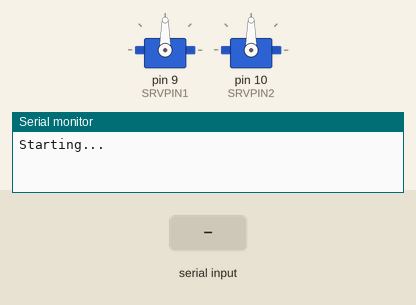
This sketch was run on a simulated Arduino Uno, built with avr-gcc and run on an emulated ATmega328P. On the bench: 2 × servo, the last lines printed to the serial monitor. Inputs (shaded band) come from the test bench. Random numbers use the default seed unless the sketch sets one.

Above: at 1.2 s.
1.3 s: "90 45 200\n" received over Serial
At 1.6 s:
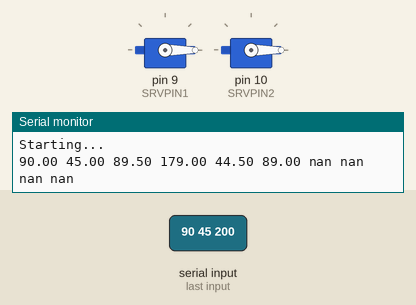
2.8 s: "?\n" received over Serial
Timing chart, 0 to 5.8 s (numbered marks = the images above; inputs shaded):
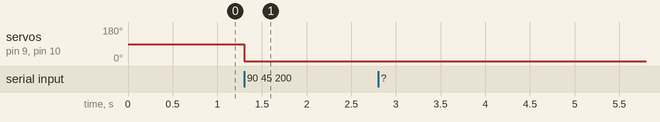

Measured:
- after the input at 1.3 s, servo on pin 9 (SRVPIN1), servo on pin 10 (SRVPIN2): 90° → 0° at once

The sketch:

TrackNN.ino
```cpp
/*
* Tracking with 2 servos (Pan, Tilt) drived by a Neural Network acting as Fuzzy Controller.
* Servo 1 on pin 9
* Servo 2 on pin 10
* Center coordinates from computer camera; coordinates recived by USB serial port.
* Format of commands (characters) via serial port (9600 bauds) :
*                      0.nnn 0.nnn /n
* where 0.nnn:x coordinate and 0.nnn:y coordinate
*  or
*                          ? /n
* just replays with sketch name itsMe() function
*/
#include <Servo.h>  // servo library
#define SRVPIN1 9   // pin for servo 1
#define SRVPIN2 10  // pin for servo 2
#define bauds 57600  // serial speed

#include "NNet.h"   // Neural Networks library for Arduino

/* Neural Network definition */
char* netdef=
"L0 2 "                      // input layer: 2 nodes
"L1 2 NodeTanh "             // first layer: 2 nodes with Tanh as activation function
"HLW0 0.0031 -2.0110 "       // weights from input layer to first layer (to node 0)
"HLW1 -2.0180 0.0037 "       //    "                                    (to node 1)
"L2 1 NodeLin "              // output layer: 1 node with Linear activation function
"OLW0 -0.5035 -0.5028 "      // weights from first layer to output node
;

NNet nncontrol(netdef);      // NN instance

char EL=10;       // line-feed
char CR=13;        // cariage return
char buff[64];    // receiving buffer

Servo sw1;        // two servo object (Pan)
Servo sw2;        // two servo object (Tilt)

float val1,val2;  // buffer for input fron serial

float g=1;        // scale factor for controller output (degree variation)
float df=1;
float a=1;
float b=1;

boolean fservo=true;

//constraints for pan and tilt
float minx=20;
float maxx=160;
float miny=20;
float maxy=160;

//buffers
float ex,ey,dex,dey;
float oldex,oldey;
float dax, day;
float ix,iy;

//angles (degree)
float angx=90;
float angy=90;

void setup() {
  sw1.attach(SRVPIN1);   // init servo 1
  sw2.attach(SRVPIN2);   // init servo 2
  reset();               // initial position 90° 90°
  Serial.begin(bauds);   // init serial
  Serial.println("Starting...");
}

void loop()
{
  if (Serial.available()>0)     // if something in buffer read it
  {
    int n=Serial.readBytesUntil(EL,buff,32); // read record
    buff[n]=0;
    if(n>0) decode();
  }
}

void decode()                   // decode first character or basic command
{
  if (buff[0]=='?') {itsMe();return;}       // display sketch name
  if (buff[0]=='r') {reset();return;}       // reset buffers
  if (buff[0]=='s') {servonoff();return;}   // on/off servos
// basic command: face positions x y
  char* p;
  p=strtok(buff," ");val1=(float)atof(p);     // x (centre)
  p=strtok(NULL," ");val2=(float)atof(p);     // y (centre)
  NNControl(val1,val2);                       // NN controller
}

void itsMe()                    // Routine to identify sketch in memory
{                               // It replies with file name without extension
  char name[]=__FILE__;
  char* c=strchr(name,'.');
  if (c != NULL) *c='\0';
  Serial.println(name);
}

void reset()
{
  angx=sw1.read();
  angy=sw2.read();
  moveToAngle(90, 90);
  ex=0;ey=0;oldex=0;oldey=0;
}

void servonoff()
{
  if (fservo) fservo=false;
  else fservo=true;
}

//buffer for input-output controller
float binx[2];   // from -1 to 1
float boux[1];   // from -1 to 1
float biny[2];   // from -1 to 1
float bouy[1];   // from -1 to 1

void NNControl(float x,float y)
//x,y center normalized coordinates (0 to 1)
{
  ix=(x-0.5)*1;  //from -1 to 1
  iy=(y-0.5)*1;  //from -1 to 1
  ex=ix;
  ey=iy;
  dex=(ex-oldex)*2; //amplify variations
  dey=(ey-oldey)*2;
  binx[0]=ex;
  binx[1]=dex;
  nncontrol.forw(binx,boux);
  biny[0]=ey;
  biny[1]=dey;
  nncontrol.forw(biny,bouy);
  float ax=-boux[0]*g;
  float ay=-bouy[0]*g;
  dax=ax;
  day=ay;
  cmdSetAngle(dax,day);
  oldex=ex;
  oldey=ey;
  float repv[]={x,y,ex,dex,ey,dey,dax,day,angx,angy};
  reply(repv,10);
}

void cmdSetAngle(float gx,float gy)
{
  angx=checkMarginx(angx+gx);
  angy=checkMarginy(angy+gy);
  if (fservo)
  {
   sw1.write(round(angx));             // pan
   sw2.write(round(angy));             // tilt
  }
}

void moveToAngle(int ax,int ay)
{
  int newx=checkMarginx(ax);
  int newy=checkMarginy(ay);
  int da=1;
  for (int i=0;i<100;i++)
  {
   if ((abs(angx-newx)<=da)&(abs(angy-newy)<=da)) break;
   if (angx<newx)  {angx=angx+da; sw1.write(angx);}             // pan
   if (angx>newx)  {angx=angx-da; sw1.write(angx);}             // pan
   if (angy<newy)  {angy=angy+da; sw2.write(angy);}             // tilt
   if (angy>newy)  {angy=angy-da; sw2.write(angy);}             // tilt
   delay(3);
  }
}

float checkMarginx(float gx)
{return constrain(gx,minx,maxx);}

float checkMarginy(float gy)
{return constrain(gy,miny,maxy);}

void reply(float v[],int n)
{
  for (int i=0;i<n;i++)
   {
    Serial.print(v[i]);
    Serial.print(" ");
   }
   Serial.println();
}
```

NNet.h
```cpp
// (licence header left out)
#ifndef NNET_H
#define NNET_H
#include <string.h>
#include <stdio.h>
#include <stdlib.h>
#include <math.h>

#define RA -0.1
#define RB +0.1
#define LCF 0.01
#define DEC 0.01

#define OptimizerRMSprop true

#define ARDUINONNET    //uncomment if used on ARDUINO or comment if not

#ifdef ARDUINONNET
        typedef struct NNPROGMEMpointers *NNPGM;
#endif

class NNet
{
    public:
/** Definition of random nnet (nnet to train):
    L0n: number of nodes of layer 0
    L1n: number of nodes of layer 1
    L1Type; name of transfer function used by layer 1
    L2n: number of nodes of layer 2
    L2Type: name of transfer function used by layer 2
    or with bias (for hidden and output layer and/or context memory*/
        NNet(int L0n,int L1n,const char* L1Type,int L2n,const char* L2Type);
        NNet(int L0n,int L1n,const char* L1Type,int L2n,const char* L2Type,bool bias,bool mem);

/** Creation of a nnet described in netdef string */
        NNet(char netdef[]);

/** Creation of a nnet described in file with name filename (not Arduino)*/
        NNet(const char* filename);

        virtual ~NNet();

/** Basic exploitation function.
    inp array has to contain input values and out array is the buffer that collect result
    (input array size must be >=  NNet lay0n ; output array size must be >= NNet lay2n)*/
        void forw(float inp[],float out[]);

#ifdef ARDUINONNET
/** Second version of forw uses Arduino PROGMEM data (bias and recurrent optional)*/
        void printPROGMEM();
        static NNPGM initNetPROGMEM(void* net,bool fbias,bool fmem);
        static void forwPROGMEM(NNPGM nnp,float inp[],float out[]);
#endif // ARDUINONNET


/** Training function.
    train array is the forced output supplied by user.
    Function returns the squared mean error
    (inp array size must be >= lay0n and train array size must be >= lay2n) */
        float learn(float inp[],float train[]);
/** Learn and propagate error gradient to inp buffer. You can uses these inp
    values to transfer learning process to another NNet in a chain.
    (using baclearn function where bkerr array is the train for this NNet)  */
        float learnpropagate(float inp[],float train[]);
        float backlearn(float inp[],float bkerr[]);

/** Reset optional buffered memory in case of new learning start
    (same functionality as reset capacity in a dinamic system) */
        void resetMem();
/** Reset gradient average just in case of new starting learning process (for RMSprop optimizer) */
        void resetLearnPar();

/** Print nnet structure*/
        void print();

/** Save nnet structure on file*/
        void save(char* filename);
        void savexardu(char* filename);
        void savePROGMEM(char* filename);

/* Utilities */
        void setLearnCoeff(float lcf); //def.: 0.01
        void setRMSpDecay(float dec);  //def.: 0.99 (do not set <0.9)
        void setRMSpOptimizer(bool y); //set RMSprop optimizer (def: true)

        void getHiddenOut(float out[],int dimhid);
        void getNetOut(float out[],int dimout);
        void getWeightsL1fromL0(int nodeL1,float w[],int dimw);
        void getWeightsL2fromL1(int nodeL2,float w[],int dimw);
/* Get L0n or L1n or L2n. layer: 0/1/2 */
        int getnnodes(int layer);

    protected:

    private:
        int lay0n;  //layers dimension
        int lay1n;
        int lay2n;

        struct Wgt  //weights
        {
           float w;
           float Gm2;
        };

        struct Lhid //Hidden node
        {
           float out;
           float err;
           Wgt* wgt;
        };
        struct Lout  //Output node
        {
           float out;
           Wgt* wgt;
        };

        struct Hmem //recursive node (context memory) (optional)
        {
           float hm;
           Wgt* wgt;
        };

        Lhid*  hidn;  //layer hidden pointer
        Lout*  outn;  //layer out pointer

        Hmem*  hmem; //pointer to context memory (hidden buffer) (optional)

        Wgt*  bhid;  //bias for hidden layer (optional)
        Wgt*  bout;  //bias for output layer (optional)

        float (*frw1)(float act);   //pointer to activation function hidden layer
        float (*frw2)(float act);   //pointer to activation function output layer
        float (*learn1)(float out); //pointer to derivative of activation function hidden layer
        float (*learn2)(float out); //pointer to derivative of activation function output layer

        void decodeType1(const char* ty);
        void decodeType2(const char* ty);
        char ty1[12];unsigned char cod1;
        char ty2[12];unsigned char cod2;

        void init(int L0n,int L1n,const char* L1Type,int L2n,const char* L2Type);
        float backp(float inp[],float train[],bool bk);

#ifndef ARDUINONNET
        void outdef(FILE* fp,bool ardu);
        void outdefPROGMEM(FILE* fp);
#endif // ARDUINO

        int readval(char* token);
        int decode(char* token);
        void newline(int stat, char* token);
        void tokenval(char* token);
};

#endif // NNET_H
```

Source omitted: NNet.cpp (21149 bytes)
